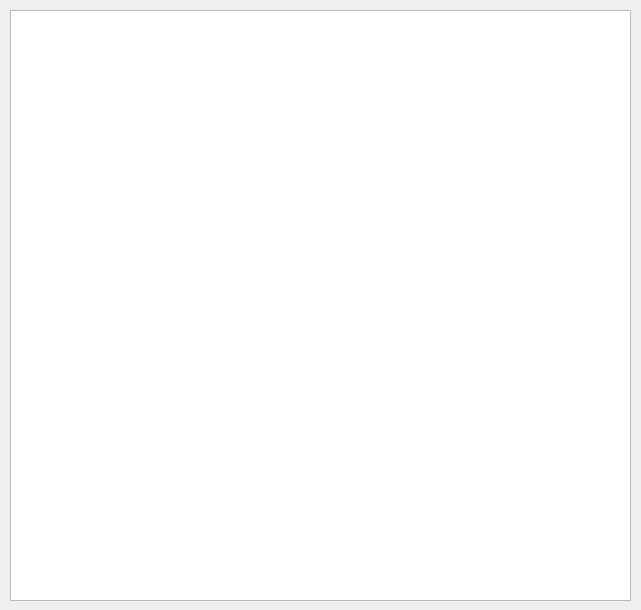
<?xml version="1.0" encoding="UTF-8"?>
<ui version="4.0">
 <class>MainWidget</class>
 <widget class="QWidget" name="MainWidget">
  <property name="geometry">
   <rect>
    <x>0</x>
    <y>0</y>
    <width>641</width>
    <height>610</height>
   </rect>
  </property>
  <property name="mouseTracking">
   <bool>false</bool>
  </property>
  <property name="windowTitle">
   <string>MainWidget</string>
  </property>
  <property name="toolTipDuration">
   <number>-1</number>
  </property>
  <widget class="GraphicsView" name="graphicsView">
   <property name="enabled">
    <bool>true</bool>
   </property>
   <property name="geometry">
    <rect>
     <x>10</x>
     <y>10</y>
     <width>621</width>
     <height>591</height>
    </rect>
   </property>
   <property name="mouseTracking">
    <bool>true</bool>
   </property>
   <property name="autoFillBackground">
    <bool>false</bool>
   </property>
   <property name="interactive">
    <bool>true</bool>
   </property>
   <property name="transformationAnchor">
    <enum>QGraphicsView::NoAnchor</enum>
   </property>
   <property name="resizeAnchor">
    <enum>QGraphicsView::NoAnchor</enum>
   </property>
   <property name="viewportUpdateMode">
    <enum>QGraphicsView::FullViewportUpdate</enum>
   </property>
  </widget>
 </widget>
 <layoutdefault spacing="6" margin="11"/>
 <customwidgets>
  <customwidget>
   <class>GraphicsView</class>
   <extends>QGraphicsView</extends>
   <header location="global">graphicsview.h</header>
  </customwidget>
 </customwidgets>
 <resources/>
 <connections/>
</ui>
